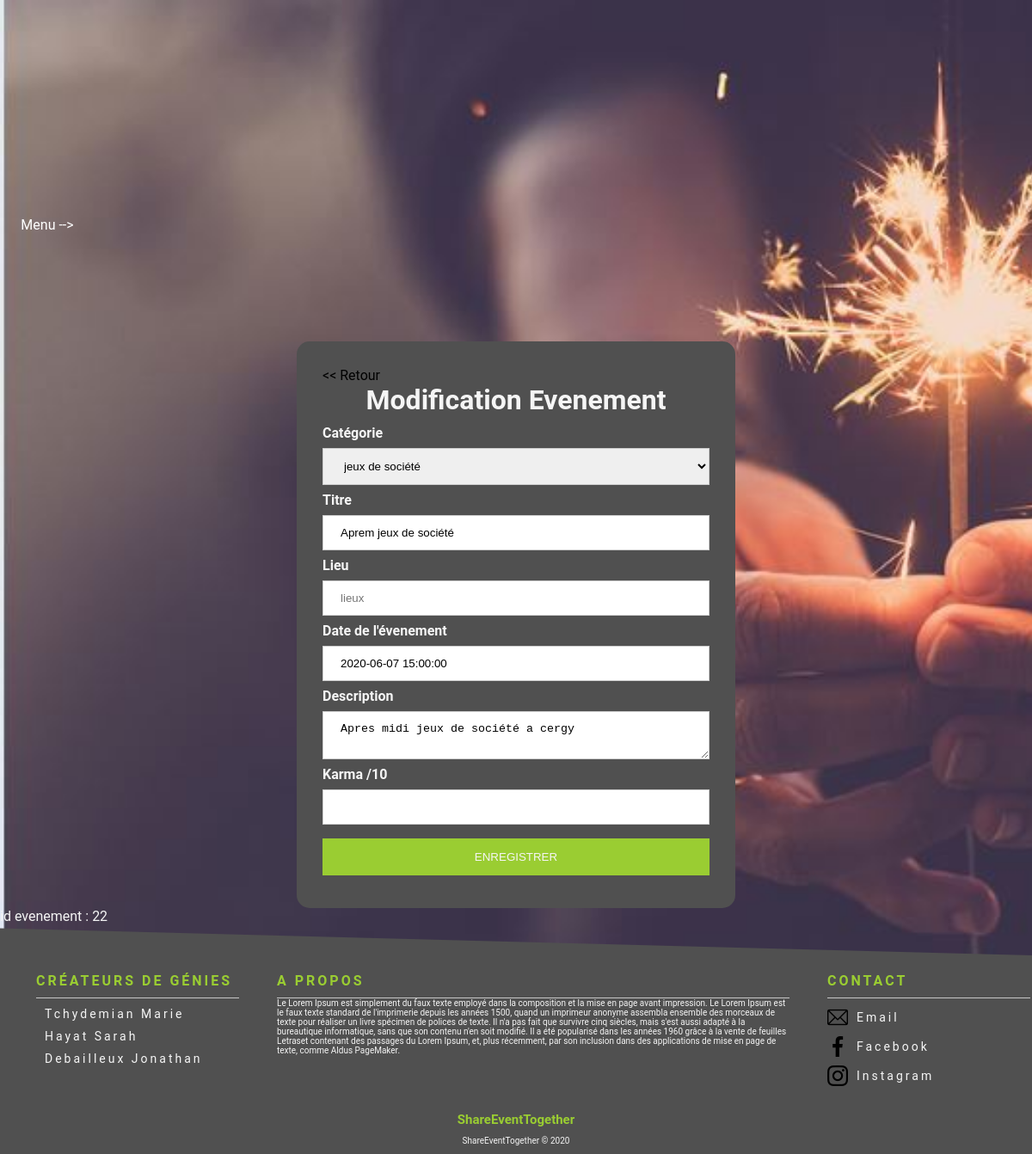
/php/karma.php?id_evenement=22, run on the app's committed database.
### tables this page shows
CREATE TABLE `evenements` (
  `id_evenement` int(11) NOT NULL,
  `id_utilisateur` int(11) NOT NULL,
  `date_poste` datetime NOT NULL DEFAULT CURRENT_TIMESTAMP,
  `description` text NOT NULL,
  `date_evenement` datetime NOT NULL,
  `titre_evenement` varchar(250) NOT NULL,
  `id_karma` int(11) DEFAULT NULL,
  `id_categorie` int(11) DEFAULT NULL,
  `adresse` varchar(250) NOT NULL,
  `code_postal` int(5) NOT NULL,
  `commune` varchar(250) NOT NULL,
  `y` float DEFAULT NULL,
  `x` float DEFAULT NULL
);

CREATE TABLE `categorie_evenements` (
  `id_categorie` int(11) NOT NULL,
  `nom_categorie` varchar(100) NOT NULL
);

### php/karma.php (the view, shortened to what this page needs)
<?php
require("../controllers/bdd.php");
if (isset($_SESSION['username'])) {
    require("headerConnect.php");
} else {
    require("headerDisconnect.php");
}
$id_evenement = $_GET['id_evenement'];
$reponse = $bdd->query('SELECT e.*, ce.* FROM evenements as e left join categorie_evenements as ce
on e.id_categorie = ce.id_categorie
where id_evenement = "' . $id_evenement . '"');
while ($donnees = $reponse->fetch()) {
    $description = $donnees['description'];
    $date_evenement = $donnees['date_evenement'];
    $titre_evenement = $donnees['titre_evenement'];
    $lieu = $donnees['lieu'];
?>
<!DOCTYPE html>
<html lang="fr">
<head>
    <link rel="stylesheet" href="../assets/css/connect.css"/>
</head>
<form action="#" method="post" class="container fond container_connect">
    <a href="index.php"><< Retour</a>
    <h1> Modification Evenement</h1>
    <label><b>Catégorie</b></label>
    <select name="categorie">
        <option value="<?php echo $donnees['$id_categorie'] ?>"><?php echo $donnees['nom_categorie'] ?></option>
    </select>
    <label><b>Titre</b></label>
    <input type="text" placeholder="titre" name="titre_evenement" value="<?php echo $titre_evenement ?>" readonly>
    <label><b>Lieu</b></label>
    <input type="text" placeholder="lieux" name="lieu" value="<?php echo $lieu ?>" readonly>
    <label><b>Date de l'évenement</b></label>
    <input type="datetime" name="date_evenement" value="<?php echo $date_evenement ?>" readonly>
    <label><b>Description</b></label></br>
    <textarea name="description" readonly><?php echo $description ?></textarea>
    <label><b>Karma /10</b></label>
    <input type="number" name="note" required>
    <input type="submit" id='enregistrer' value='ENREGISTRER'>
</form>
<?php
}
echo "id evenement : " . $id_evenement;
require("footer.php");
?>

### assets/css/connect.css (style rules this page uses)
.fond { margin-left: 3%; margin-right: 3%; padding: 30px; background: #505050 !important; border-radius: 15px; top: 195px; }
.container_connect { width: 450px; margin: 0 auto; margin-top: 5%; }
.container_connect h1 { text-align: center; margin: 0 auto; padding-bottom: 10px; }
.container_connect input, textarea, select { width: 100%; padding: 12px 20px; margin: 8px 0; display: inline-block; border: 1px solid #ccc; box-sizing: border-box; }
.container_connect input[type=submit] { background-color: yellowgreen; color: whitesmoke; padding: 14px 20px; margin: 8px 0; border: none; cursor: pointer; width: 100%; }
form a { text-decoration: none; color: black; }

### data on the page
evenements: categorie "jeux de société", titre_evenement "Aprem jeux de société", date_evenement "2020-06-07 15:00:00", description "Apres midi jeux de société a cergy"

### other printed values
$id_evenement "22"
